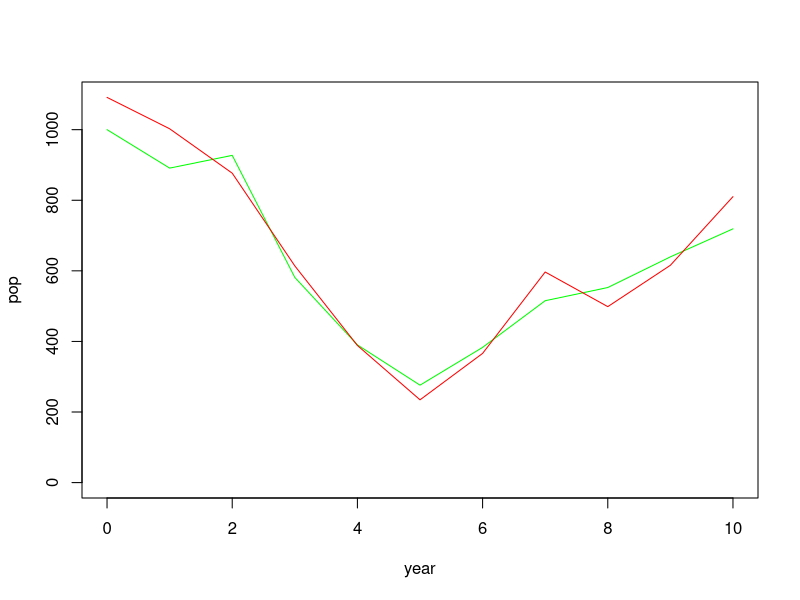
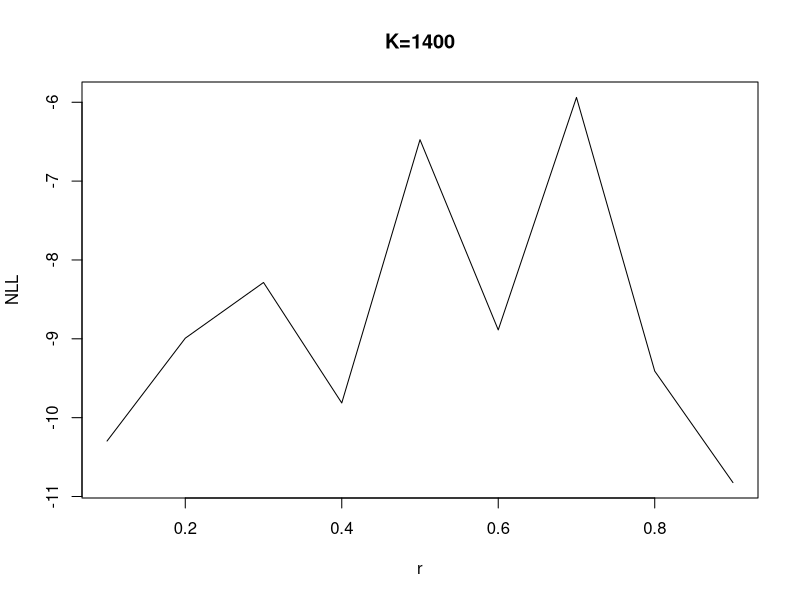

The R source for these figures, in order:
## ---- chunk 1
knitr::opts_chunk$set(echo = TRUE)
library(tidyverse)
## ---- chunk 2

##### Define params:
r=0.5
K=1000
sigW=0.1 # process uncert
sigV=0.1 # observation uncert
ct=0.5
fshYrs<-c(3,4,5)


mcMod<-data.frame(t=0:10,
                  rlPop=c(K,rep(NA,10)))

logPOU<-function(df){
  
  df$Zw<-rnorm(11,mean=0,sd=1)
  for(i in 2:11){
    
    C=ifelse(df$t[i] %in% fshYrs,ct,0) # fishing just during the years defined
    sW<-exp(df$Zw[i]*sigW-(sigW^2)/2)
    
    df$rlPop[i]<-sW*(df$rlPop[i-1]+r*df$rlPop[i-1]*(1-(df$rlPop[i-1]/K))-(C*df$rlPop[i-1]))
    
  }
  
  df<-df %>%
    mutate(Zv=rnorm(11,mean=0,sd=1))%>%
    mutate(obsPop=rlPop*exp(Zv*sigV-(sigV^2)/2))
 return(df) 
}

modDF<-logPOU(mcMod)

plot(rlPop~t,data=modDF,type="l",col="green",xlab="year",ylab="pop",ylim=c(0,max(c(rlPop,obsPop))))
lines(obsPop~t,data=modDF, col="red")
## ---- chunk 3

rs=seq(0.1,0.9,by=0.1)
Ks=seq(300,1500,by=100)

nllDF<-modDF%>%
  select(t,obsPop)

rsNA<-data.frame(Nr1=rep(NA,nrow(nllDF)),
                 Nr2=rep(NA,nrow(nllDF)),
                 Nr3=rep(NA,nrow(nllDF)),
                 Nr4=rep(NA,nrow(nllDF)),
                 Nr5=rep(NA,nrow(nllDF)),
                 Nr6=rep(NA,nrow(nllDF)),
                 Nr7=rep(NA,nrow(nllDF)),
                 Nr8=rep(NA,nrow(nllDF)),
                 Nr9=rep(NA,nrow(nllDF)))

nrDF<-cbind(nllDF,rsNA)

### logistic model function

logModLoop<-function(df,rw,ri,Ki){
       
  C=ifelse(df[rw,1] %in% fshYrs,ct,0) # fishing just during the years defined

  determ<-(df[rw-1,2]+ri*df[rw-1,2]*(1-(df[rw-1,2]/Ki))-(C*df[rw-1,2]))
  return(determ)
}

#########
determ<-function(rSeq,kSeq){
  
  detArr<-array(numeric(),c(nrow(nllDF),length(rs)+2,length(Ks)))
  
  for(j in 1:length(Ks)){
    
    inptMx<-as.matrix(nrDF)
    
    for(i in 1:length(rs)){

      # K<<-Ks[j]
      # r<<-rs[i]
      inptMx[2:nrow(nrDF),i+2]<-sapply(2:11,function(x) logModLoop(df=nrDF,rw=x,ri=rs[i],Ki=Ks[j]))

    }
    #print(inptMx)
    detArr[,,j]<-inptMx
  }
return(detArr)
}

detArr<-determ(rs,Ks)

## ---- chunk 4
devFun<-function(){
  devArr<-array(numeric(),c(nrow(nllDF),length(rs)+2,length(Ks)))

  for(j in 1:length(Ks)){
    dev<-data.frame(t=0:10,
                    space=NA,
                    Dr1=NA,
                    Dr2=NA,
                    Dr3=NA,
                    Dr4=NA,
                    Dr5=NA,
                    Dr6=NA,
                    Dr7=NA,
                    Dr8=NA,
                    Dr9=NA)
    devMat<-as.matrix(dev)
    
  for(i in 1:length(rs)){
    devMat[2:nrow(nrDF),i+2]<-rnorm(10)*sigV
    
  }
      devArr[,,j]<-devMat
  }
return(devArr)
}

devArr<-devFun()
## ---- chunk 5
nllTFun<-function(){
  nllTArr<-array(numeric(),c(10,length(rs),length(Ks)))

  for(j in 1:length(Ks)){
    ntd<-data.frame(Dr1=rep(NA,10),
                    Dr2=NA,
                    Dr3=NA,
                    Dr4=NA,
                    Dr5=NA,
                    Dr6=NA,
                    Dr7=NA,
                    Dr8=NA,
                    Dr9=NA)
    nllMat<-as.matrix(ntd)
    
  for(i in 1:length(rs)){
    nllMat[,i]<-sapply(1:10,function(x) log(sigV)+(1/2)*log(2*pi)+(devArr[x+1,i+2,j]^2/(2*sigV^2)))
    
  }
    #print(nllMat)
      nllTArr[,,j]<-nllMat
  }
return(nllTArr)
}

nllArr<-nllTFun()
## ---- chunk 6
nllDF<-data.frame(r=rs,
                  k1=NA,
                  k2=NA,
                  k3=NA,
                  k4=NA,
                  k5=NA,
                  k6=NA,
                  k7=NA,
                  k8=NA,
                  k9=NA,
                  k10=NA,
                  k11=NA,
                  k12=NA,
                  k13=NA)
colnames(nllDF)<-c("r",sapply(Ks,function(x) paste("K",x,sep="")))

for(i in 1:length(Ks)){
  nllDF[,i+1]<-apply(nllArr[,,i],2, sum)
}

minDims<-which(nllDF==min(nllDF),arr.ind=T)

nll_r=nllDF[minDims[1],1]
nll_k=colnames(nllDF)[13]

plot(K1400~r,data=nllDF,type="l",main="K=1400",ylab="NLL")
